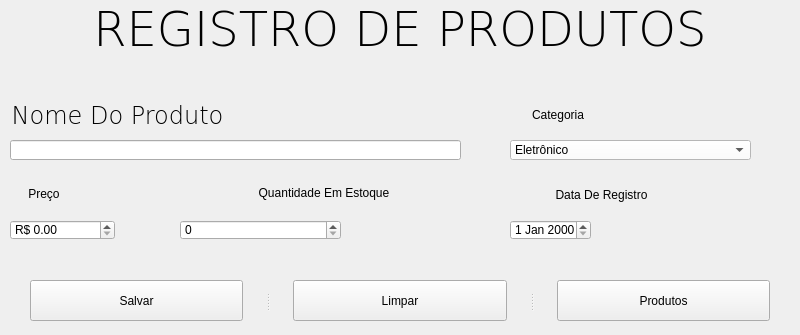
<?xml version="1.0" encoding="UTF-8"?>
<ui version="4.0">
 <class>MainWindow</class>
 <widget class="QMainWindow" name="MainWindow">
  <property name="geometry">
   <rect>
    <x>0</x>
    <y>0</y>
    <width>800</width>
    <height>335</height>
   </rect>
  </property>
  <property name="minimumSize">
   <size>
    <width>800</width>
    <height>335</height>
   </size>
  </property>
  <property name="maximumSize">
   <size>
    <width>800</width>
    <height>335</height>
   </size>
  </property>
  <property name="windowTitle">
   <string>Registro de produtos</string>
  </property>
  <property name="styleSheet">
   <string notr="true"/>
  </property>
  <widget class="QWidget" name="centralwidget">
   <widget class="QLabel" name="label">
    <property name="geometry">
     <rect>
      <x>0</x>
      <y>0</y>
      <width>800</width>
      <height>59</height>
     </rect>
    </property>
    <property name="font">
     <font>
      <family>Verdana</family>
      <pointsize>36</pointsize>
      <weight>9</weight>
      <italic>false</italic>
      <bold>false</bold>
     </font>
    </property>
    <property name="styleSheet">
     <string notr="true">font: 75 36pt &quot;Verdana&quot;;
</string>
    </property>
    <property name="text">
     <string>REGISTRO DE PRODUTOS</string>
    </property>
    <property name="alignment">
     <set>Qt::AlignCenter</set>
    </property>
   </widget>
   <widget class="QLabel" name="label_2">
    <property name="geometry">
     <rect>
      <x>11</x>
      <y>101</y>
      <width>213</width>
      <height>29</height>
     </rect>
    </property>
    <property name="font">
     <font>
      <family>Verdana</family>
      <pointsize>18</pointsize>
      <weight>9</weight>
      <italic>false</italic>
      <bold>false</bold>
     </font>
    </property>
    <property name="styleSheet">
     <string notr="true">font: 75 18pt &quot;Verdana&quot;;</string>
    </property>
    <property name="text">
     <string>Nome Do Produto</string>
    </property>
    <property name="alignment">
     <set>Qt::AlignCenter</set>
    </property>
   </widget>
   <widget class="QLineEdit" name="txtNome">
    <property name="geometry">
     <rect>
      <x>10</x>
      <y>140</y>
      <width>451</width>
      <height>20</height>
     </rect>
    </property>
   </widget>
   <widget class="QLabel" name="label_3">
    <property name="geometry">
     <rect>
      <x>501</x>
      <y>100</y>
      <width>114</width>
      <height>29</height>
     </rect>
    </property>
    <property name="styleSheet">
     <string notr="true">font: 18pt &quot;Verdana&quot;;</string>
    </property>
    <property name="text">
     <string>Categoria</string>
    </property>
    <property name="alignment">
     <set>Qt::AlignCenter</set>
    </property>
   </widget>
   <widget class="QComboBox" name="cbxCategoria">
    <property name="geometry">
     <rect>
      <x>510</x>
      <y>140</y>
      <width>241</width>
      <height>20</height>
     </rect>
    </property>
    <property name="styleSheet">
     <string notr="true">background-color: rgb(255, 255, 255);</string>
    </property>
    <item>
     <property name="text">
      <string>Eletrônico</string>
     </property>
    </item>
    <item>
     <property name="text">
      <string>Roupas e Acessórios</string>
     </property>
    </item>
    <item>
     <property name="text">
      <string>Alimentos e Bebidas</string>
     </property>
    </item>
    <item>
     <property name="text">
      <string>Móveis</string>
     </property>
    </item>
    <item>
     <property name="text">
      <string>Beleza e Cuidados Pessoais</string>
     </property>
    </item>
    <item>
     <property name="text">
      <string>Esportes e Lazer</string>
     </property>
    </item>
    <item>
     <property name="text">
      <string>Ferramentas e Materiais de Construção</string>
     </property>
    </item>
    <item>
     <property name="text">
      <string>Livros e Mídia</string>
     </property>
    </item>
    <item>
     <property name="text">
      <string>Brinquedos e Jogos</string>
     </property>
    </item>
    <item>
     <property name="text">
      <string>Automotivos</string>
     </property>
    </item>
    <item>
     <property name="text">
      <string>Saúde</string>
     </property>
    </item>
    <item>
     <property name="text">
      <string>Tecnologia</string>
     </property>
    </item>
    <item>
     <property name="text">
      <string>Casa e Jardim</string>
     </property>
    </item>
    <item>
     <property name="text">
      <string>Artigos de Escritório</string>
     </property>
    </item>
   </widget>
   <widget class="QLabel" name="label_4">
    <property name="geometry">
     <rect>
      <x>11</x>
      <y>179</y>
      <width>66</width>
      <height>29</height>
     </rect>
    </property>
    <property name="styleSheet">
     <string notr="true">font: 18pt &quot;Verdana&quot;;</string>
    </property>
    <property name="text">
     <string>Preço</string>
    </property>
    <property name="alignment">
     <set>Qt::AlignCenter</set>
    </property>
   </widget>
   <widget class="QDoubleSpinBox" name="dsbPreco">
    <property name="geometry">
     <rect>
      <x>10</x>
      <y>220</y>
      <width>105</width>
      <height>20</height>
     </rect>
    </property>
    <property name="prefix">
     <string>R$ </string>
    </property>
    <property name="maximum">
     <double>10000000.000000000000000</double>
    </property>
    <property name="singleStep">
     <double>0.100000000000000</double>
    </property>
   </widget>
   <widget class="QLabel" name="label_5">
    <property name="geometry">
     <rect>
      <x>181</x>
      <y>178</y>
      <width>286</width>
      <height>29</height>
     </rect>
    </property>
    <property name="styleSheet">
     <string notr="true">font: 18pt &quot;Verdana&quot;;</string>
    </property>
    <property name="text">
     <string>Quantidade Em Estoque</string>
    </property>
    <property name="alignment">
     <set>Qt::AlignCenter</set>
    </property>
   </widget>
   <widget class="QSpinBox" name="sbQuantidade">
    <property name="geometry">
     <rect>
      <x>180</x>
      <y>220</y>
      <width>161</width>
      <height>20</height>
     </rect>
    </property>
    <property name="maximum">
     <number>10000000</number>
    </property>
   </widget>
   <widget class="QLabel" name="label_6">
    <property name="geometry">
     <rect>
      <x>500</x>
      <y>180</y>
      <width>203</width>
      <height>29</height>
     </rect>
    </property>
    <property name="styleSheet">
     <string notr="true">font: 18pt &quot;Verdana&quot;;</string>
    </property>
    <property name="text">
     <string>Data De Registro</string>
    </property>
    <property name="alignment">
     <set>Qt::AlignCenter</set>
    </property>
   </widget>
   <widget class="QDateEdit" name="deData">
    <property name="geometry">
     <rect>
      <x>510</x>
      <y>220</y>
      <width>81</width>
      <height>20</height>
     </rect>
    </property>
   </widget>
   <widget class="QSplitter" name="splitter">
    <property name="geometry">
     <rect>
      <x>30</x>
      <y>280</y>
      <width>740</width>
      <height>41</height>
     </rect>
    </property>
    <property name="orientation">
     <enum>Qt::Horizontal</enum>
    </property>
    <property name="handleWidth">
     <number>50</number>
    </property>
    <widget class="QPushButton" name="btnSalvar">
     <property name="styleSheet">
      <string notr="true">font: 12pt &quot;Verdana&quot;;</string>
     </property>
     <property name="text">
      <string>Salvar</string>
     </property>
    </widget>
    <widget class="QPushButton" name="btnLimpar">
     <property name="styleSheet">
      <string notr="true">font: 12pt &quot;Verdana&quot;;</string>
     </property>
     <property name="text">
      <string>Limpar</string>
     </property>
    </widget>
    <widget class="QPushButton" name="btnProdutos">
     <property name="styleSheet">
      <string notr="true">font: 12pt &quot;Verdana&quot;;</string>
     </property>
     <property name="text">
      <string>Produtos</string>
     </property>
    </widget>
   </widget>
  </widget>
 </widget>
 <resources/>
 <connections/>
</ui>
